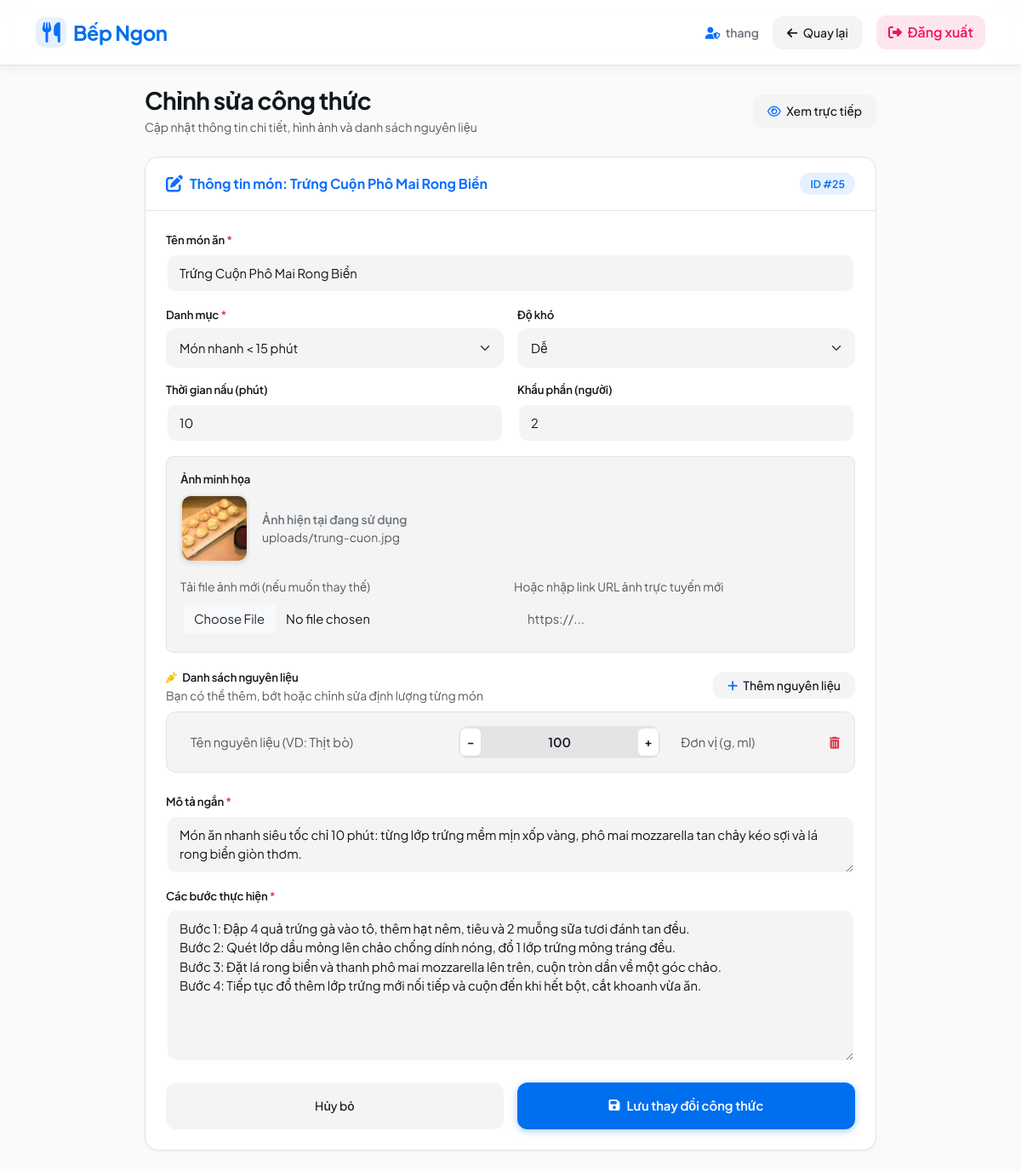
Screenshot of /app/public/edit.php?id=25 (signed in) with the database file from the repository.
### tables this page shows
CREATE TABLE `recipes` (
  `id` int NOT NULL AUTO_INCREMENT,
  `title` varchar(255) NOT NULL,
  `slug` varchar(255) NOT NULL,
  `description` text,
  `image` varchar(255) DEFAULT NULL,
  `cook_time` int DEFAULT NULL,
  `servings` int DEFAULT NULL,
  `difficulty` varchar(50) DEFAULT NULL,
  `category_id` int DEFAULT NULL,
  `instructions` text,
  `created_at` timestamp NULL DEFAULT CURRENT_TIMESTAMP,
  `updated_at` timestamp NULL DEFAULT CURRENT_TIMESTAMP ON UPDATE CURRENT_TIMESTAMP,
  `rating` decimal(2,1) DEFAULT '4.8',
  `rating_count` int DEFAULT '120',
  PRIMARY KEY (`id`),
  UNIQUE KEY `slug` (`slug`),
  KEY `category_id` (`category_id`),
  CONSTRAINT `recipes_ibfk_1` FOREIGN KEY (`category_id`) REFERENCES `categories` (`id`) ON DELETE SET NULL
);

CREATE TABLE `categories` (
  `id` int NOT NULL AUTO_INCREMENT,
  `name` varchar(255) NOT NULL,
  `slug` varchar(255) NOT NULL,
  `description` text,
  PRIMARY KEY (`id`),
  UNIQUE KEY `slug` (`slug`)
);

### app/public/edit.php (the view, shortened to what this page needs)
<?php
require_once __DIR__ . '/../src/db.php';
$id = isset($_GET['id']) ? (int)$_GET['id'] : 0;
$stmt = $pdo->prepare("SELECT * FROM recipes WHERE id = ?");
$stmt->execute([$id]);
$recipe = $stmt->fetch();
$stmtIng = $pdo->prepare("SELECT i.name, ri.quantity, ri.unit FROM recipe_ingredients ri JOIN ingredients i ON ri.ingredient_id = i.id WHERE ri.recipe_id = ?");
$stmtIng->execute([$id]);
$currentIngredients = $stmtIng->fetchAll();
$categories = $pdo->query("SELECT * FROM categories")->fetchAll();
?>
<!DOCTYPE html>
<html lang="vi">
<head>
    <link href="https://cdn.jsdelivr.net/npm/bootstrap@5.3.0/dist/css/bootstrap.min.css" rel="stylesheet">
    <link rel="stylesheet" href="https://cdnjs.cloudflare.com/ajax/libs/font-awesome/6.4.0/css/all.min.css">
    <link rel="stylesheet" href="css/style.css">
</head>
<body style="background-color: #FAFAFA;">
    <nav class="navbar navbar-expand-lg sticky-top border-bottom" style="background: rgba(255, 255, 255, 0.85); backdrop-filter: blur(12px); border-color: var(--border-color) !important;">
        <div class="container">
            <a class="navbar-brand d-flex align-items-center gap-2" href="index.php" style="color: var(--primary-color) !important;">
                <div style="width: 36px; height: 36px; border-radius: 10px; background: var(--primary-50); display: flex; align-items: center; justify-content: center;">
                    <i class="fa-solid fa-utensils text-primary"></i>
                </div>
                <span class="fw-bold tracking-tight">Bếp Ngon</span>
            </a>
            <div class="d-flex align-items-center gap-3">
                <span class="small fw-semibold text-secondary d-none d-sm-inline">
                    <i class="fa-solid fa-user-shield text-primary me-1"></i> <?= htmlspecialchars($_SESSION['username']) ?>
                </span>
                <a href="admin.php" class="heroui-btn-light text-decoration-none">
                    <i class="fa-solid fa-arrow-left me-1"></i> Quay lại
                </a>
                <a href="logout.php" class="heroui-btn-danger text-decoration-none">
                    <i class="fa-solid fa-right-from-bracket me-1"></i> Đăng xuất
                </a>
            </div>
        </div>
    </nav>
    <div class="container py-4">
        <div class="d-flex justify-content-between align-items-center mb-4 mx-auto" style="max-width: 860px;">
            <div>
                <h3 class="fw-bold m-0" style="color: var(--text-main); letter-spacing: -0.02em;">Chỉnh sửa công thức</h3>
                <p class="text-muted small m-0 mt-1">Cập nhật thông tin chi tiết, hình ảnh và danh sách nguyên liệu</p>
            </div>
            <a href="recipe.php?id=<?= $id ?>" target="_blank" class="heroui-btn-light text-decoration-none">
                <i class="fa-regular fa-eye text-primary me-1"></i> Xem trực tiếp
            </a>
        </div>
        <div class="heroui-card mx-auto shadow-md" style="max-width: 860px;">
            <div class="heroui-header d-flex justify-content-between align-items-center">
                <div class="d-flex align-items-center gap-2 text-primary">
                    <i class="fa-solid fa-pen-to-square fs-5"></i>
                    <span class="fw-bold">Thông tin món: <?= htmlspecialchars($recipe['title']) ?></span>
                </div>
                <span class="heroui-badge heroui-badge-primary">ID #<?= $recipe['id'] ?></span>
            </div>
            <div class="p-4">
                <form method="POST" enctype="multipart/form-data">
                    <div class="heroui-input-group mb-3">
                        <label class="heroui-label">Tên món ăn <span class="text-danger">*</span></label>
                        <input type="text" name="title" class="form-control heroui-input" value="<?= htmlspecialchars($recipe['title']) ?>" required>
                    </div>
                    <div class="row g-3 mb-3">
                        <div class="col-md-6">
                            <div class="heroui-input-group">
                                <label class="heroui-label">Danh mục <span class="text-danger">*</span></label>
                                <select name="category_id" class="form-select heroui-input" required>
                                    <?php foreach($categories as $cat): ?>
                                        <option value="<?= $cat['id'] ?>" <?= $cat['id'] == $recipe['category_id'] ? 'selected' : '' ?>>
                                            <?= htmlspecialchars($cat['name']) ?>
                                        </option>
                                    <?php endforeach; ?>
                                </select>
                            </div>
                        </div>
                        <div class="col-md-6">
                            <div class="heroui-input-group">
                                <label class="heroui-label">Độ khó</label>
                                <select name="difficulty" class="form-select heroui-input">
                                    <option value="Dễ" <?= $recipe['difficulty'] == 'Dễ' ? 'selected' : '' ?>>Dễ</option>
                                </select>
                            </div>
                        </div>
                    </div>
                    <div class="row g-3 mb-3">
                        <div class="col-6">
                            <div class="heroui-input-group">
                                <label class="heroui-label">Thời gian nấu (phút)</label>
                                <input type="number" name="cook_time" class="form-control heroui-input" value="<?= htmlspecialchars($recipe['cook_time']) ?>" required>
                            </div>
                        </div>
                        <div class="col-6">
                            <div class="heroui-input-group">
                                <label class="heroui-label">Khẩu phần (người)</label>
                                <input type="number" name="servings" class="form-control heroui-input" value="<?= htmlspecialchars($recipe['servings']) ?>" required>
                            </div>
                        </div>
                    </div>
                    <div class="mb-3 p-3 rounded-3" style="background: var(--content2); border: 1px solid var(--border-color);">
                        <label class="heroui-label mb-2 d-block">Ảnh minh họa</label>
                        <div class="d-flex align-items-center gap-3 mb-3">
                            <?php if(!empty($recipe['image'])): ?>
                                <img src="<?= htmlspecialchars($recipe['image']) ?>" alt="Thumb" class="avatar-preview shadow-sm" style="width: 80px; height: 80px;">
                                <div>
                                    <div class="small fw-semibold text-secondary">Ảnh hiện tại đang sử dụng</div>
                                    <small class="text-muted d-block text-truncate" style="max-width: 400px;"><?= htmlspecialchars($recipe['image']) ?></small>
                                </div>
                            <?php endif; ?>
                        </div>
                        <div class="row g-2">
                            <div class="col-md-6">
                                <label class="small text-muted mb-1">Tải file ảnh mới (nếu muốn thay thế)</label>
                                <input type="file" name="image" class="form-control heroui-input" accept="image/*">
                            </div>
                            <div class="col-md-6">
                                <label class="small text-muted mb-1">Hoặc nhập link URL ảnh trực tuyến mới</label>
                                <input type="url" name="image_url" class="form-control heroui-input" placeholder="https://..." value="<?= (strpos($recipe['image'], 'http') === 0) ? htmlspecialchars($recipe['image']) : '' ?>">
                            </div>
                        </div>
                    </div>
                    <div class="mb-4">
                        <div class="d-flex justify-content-between align-items-center mb-2">
                            <div>
                                <label class="heroui-label m-0"><i class="fa-solid fa-carrot text-warning me-1"></i> Danh sách nguyên liệu</label>
                                <small class="text-muted d-block">Bạn có thể thêm, bớt hoặc chỉnh sửa định lượng từng món</small>
                            </div>
                            <button type="button" class="btn btn-sm heroui-btn-light py-1 px-3" id="btnAddIngredient">
                                <i class="fa-solid fa-plus text-primary me-1"></i> Thêm nguyên liệu
                            </button>
                        </div>
                        <div id="ingredientsList">
                            <?php if(!empty($currentIngredients)): ?>
                                <?php foreach($currentIngredients as $idx => $ing): ?>
                                    <div class="ingredient-row d-flex align-items-center gap-2">
                                        <input type="text" name="ingredients[<?= $idx ?>][name]" class="form-control heroui-input" value="<?= htmlspecialchars($ing['name']) ?>" placeholder="Tên nguyên liệu" style="flex: 2;">
                                        <div class="heroui-stepper" style="flex: 1.6;">
                                            <button type="button" class="heroui-stepper-btn btn-step-down" title="Giảm định lượng">−</button>
                                            <input type="text" name="ingredients[<?= $idx ?>][quantity]" class="form-control heroui-input ing-qty-input" value="<?= htmlspecialchars($ing['quantity']) ?>" placeholder="Số lượng">
                                            <button type="button" class="heroui-stepper-btn btn-step-up" title="Tăng định lượng">+</button>
                                        </div>
                                        <input type="text" name="ingredients[<?= $idx ?>][unit]" class="form-control heroui-input" value="<?= htmlspecialchars($ing['unit']) ?>" placeholder="Đơn vị (g, ml...)" style="flex: 1;">
                                        <button type="button" class="btn btn-sm btn-link text-danger p-1 btn-remove-ing" title="Xóa"><i class="fa-solid fa-trash-can"></i></button>
                                    </div>
                                <?php endforeach; ?>
                            <?php else: ?>
                                <div class="ingredient-row d-flex align-items-center gap-2">
                                    <input type="text" name="ingredients[0][name]" class="form-control heroui-input" placeholder="Tên nguyên liệu (VD: Thịt bò)" style="flex: 2;">
                                    <div class="heroui-stepper" style="flex: 1.6;">
                                        <button type="button" class="heroui-stepper-btn btn-step-down" title="Giảm định lượng">−</button>
                                        <input type="text" name="ingredients[0][quantity]" class="form-control heroui-input ing-qty-input" placeholder="Số lượng" value="100">
                                        <button type="button" class="heroui-stepper-btn btn-step-up" title="Tăng định lượng">+</button>
                                    </div>
                                    <input type="text" name="ingredients[0][unit]" class="form-control heroui-input" placeholder="Đơn vị (g, ml)" style="flex: 1;">
                                    <button type="button" class="btn btn-sm btn-link text-danger p-1 btn-remove-ing" title="Xóa"><i class="fa-solid fa-trash-can"></i></button>
                                </div>
                            <?php endif; ?>
                        </div>
                    </div>
                    <div class="heroui-input-group mb-3">
                        <label class="heroui-label">Mô tả ngắn <span class="text-danger">*</span></label>
                        <textarea name="description" class="form-control heroui-input" rows="2" required><?= htmlspecialchars($recipe['description']) ?></textarea>
                    </div>
                    <div class="heroui-input-group mb-4">
                        <label class="heroui-label">Các bước thực hiện <span class="text-danger">*</span></label>
                        <textarea name="instructions" class="form-control heroui-input" rows="7" required><?= htmlspecialchars($recipe['instructions']) ?></textarea>
                    </div>
                    <div class="d-flex gap-3">
                        <a href="admin.php" class="heroui-btn-light w-50 py-3 text-center text-decoration-none">
                            Hủy bỏ
                        </a>
                        <button type="submit" class="heroui-btn-primary w-50 py-3">
                            <i class="fa-solid fa-floppy-disk"></i> Lưu thay đổi công thức
                        </button>
                    </div>
                </form>
            </div>
        </div>
    </div>
</body>
</html>

### rows the page displays
recipes: title "Trứng Cuộn Phô Mai Rong Biển", id "25", category_id "Món nhanh < 15 phút", difficulty "Dễ", cook_time "10", servings "2", image (picture), image "uploads/trung-cuon.jpg", description "Món ăn nhanh siêu tốc chỉ 10 phút: từng lớp trứng mềm mịn xốp vàng, phô mai mozzarella tan chảy kéo sợi và lá rong biển giòn thơm.", instructions "Bước 1: Đập 4 quả trứng gà vào tô, thêm hạt nêm, tiêu và 2 muỗng sữa tươi đánh tan đều. Bước 2: Quét lớp dầu mỏng lên chảo chống dính nóng, đổ 1 lớp trứng mỏng tráng đều. Bước 3: Đặt lá rong biển và thanh phô mai mozzarella lên trên, cuộn tròn dần về một góc chảo. Bước 4: Tiếp tục đổ thêm lớp trứng mới nối tiếp và cuộn đến khi hết bột, cắt khoanh vừa ăn."

### other values shown
$_SESSION['username'] "thang"
